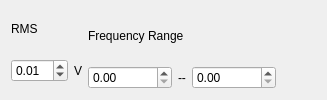
            <widget class="QWidget" name="random_excitation_tab">
             <attribute name="title">
              <string>Random</string>
             </attribute>
             <layout class="QHBoxLayout" name="horizontalLayout_5">
              <item>
               <layout class="QVBoxLayout" name="random_rms_layout">
                <item>
                 <widget class="QLabel" name="random_rms_label">
                  <property name="text">
                   <string>RMS</string>
                  </property>
                 </widget>
                </item>
                <item>
                 <layout class="QHBoxLayout" name="random_rms_selector_layout">
                  <item>
                   <widget class="QDoubleSpinBox" name="random_rms_selector">
                    <property name="toolTip">
                     <string>RMS voltage level of the Random signal</string>
                    </property>
                    <property name="keyboardTracking">
                     <bool>false</bool>
                    </property>
                    <property name="maximum">
                     <double>10.000000000000000</double>
                    </property>
                    <property name="value">
                     <double>0.010000000000000</double>
                    </property>
                   </widget>
                  </item>
                  <item>
                   <widget class="QLabel" name="random_rms_selector_label">
                    <property name="text">
                     <string>V</string>
                    </property>
                   </widget>
                  </item>
                 </layout>
                </item>
               </layout>
              </item>
              <item>
               <layout class="QVBoxLayout" name="random_frequency_range_layout">
                <item>
                 <widget class="QLabel" name="random_frequency_range_label">
                  <property name="text">
                   <string>Frequency Range</string>
                  </property>
                 </widget>
                </item>
                <item>
                 <layout class="QHBoxLayout" name="random_frequency_range_selector_layout">
                  <item>
                   <widget class="QDoubleSpinBox" name="random_min_frequency_selector">
                    <property name="toolTip">
                     <string>Minimum frequency cutoff for the random vibration signal.</string>
                    </property>
                    <property name="keyboardTracking">
                     <bool>false</bool>
                    </property>
                    <property name="maximum">
                     <double>999999.000000000000000</double>
                    </property>
                   </widget>
                  </item>
                  <item>
                   <widget class="QLabel" name="random_frequency_range_selector_label">
                    <property name="text">
                     <string>--</string>
                    </property>
                   </widget>
                  </item>
                  <item>
                   <widget class="QDoubleSpinBox" name="random_max_frequency_selector">
                    <property name="toolTip">
                     <string>Maximum frequency cutoff for the random vibration signal.</string>
                    </property>
                    <property name="keyboardTracking">
                     <bool>false</bool>
                    </property>
                    <property name="maximum">
                     <double>999999.000000000000000</double>
                    </property>
                   </widget>
                  </item>
                 </layout>
                </item>
               </layout>
              </item>
              <item>
               <spacer name="random_spacer">
                <property name="orientation">
                 <enum>Qt::Horizontal</enum>
                </property>
                <property name="sizeHint" stdset="0">
                 <size>
                  <width>40</width>
                  <height>20</height>
                 </size>
                </property>
               </spacer>
              </item>
             </layout>
            </widget>
